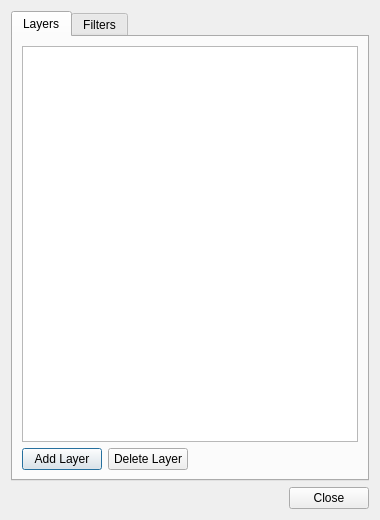
<?xml version="1.0" encoding="UTF-8"?>
<ui version="4.0">
 <class>fso::fred::dialogs::LayerManagerDialog</class>
 <widget class="QDialog" name="fso::fred::dialogs::LayerManagerDialog">
  <property name="geometry">
   <rect>
    <x>0</x>
    <y>0</y>
    <width>380</width>
    <height>520</height>
   </rect>
  </property>
  <property name="windowTitle">
   <string>Visibility Layers</string>
  </property>
  <layout class="QVBoxLayout" name="mainLayout">
   <item>
    <widget class="QTabWidget" name="tabWidget">
     <property name="currentIndex">
      <number>0</number>
     </property>
     <widget class="QWidget" name="layersTab">
      <attribute name="title">
       <string>Layers</string>
      </attribute>
      <layout class="QVBoxLayout" name="layersLayout">
       <item>
        <widget class="QListWidget" name="layerList"/>
       </item>
       <item>
        <layout class="QHBoxLayout" name="layerButtonsLayout">
         <item>
          <widget class="QPushButton" name="addLayerButton">
           <property name="text">
            <string>Add Layer</string>
           </property>
          </widget>
         </item>
         <item>
          <widget class="QPushButton" name="deleteLayerButton">
           <property name="text">
            <string>Delete Layer</string>
           </property>
          </widget>
         </item>
         <item>
          <spacer name="layerButtonsSpacer">
           <property name="orientation">
            <enum>Qt::Horizontal</enum>
           </property>
           <property name="sizeHint" stdset="0">
            <size>
             <width>40</width>
             <height>20</height>
            </size>
           </property>
          </spacer>
         </item>
        </layout>
       </item>
      </layout>
     </widget>
     <widget class="QWidget" name="filtersTab">
      <attribute name="title">
       <string>Filters</string>
      </attribute>
      <layout class="QVBoxLayout" name="filtersLayout">
       <item>
        <widget class="QGroupBox" name="objectTypesGroup">
         <property name="title">
          <string>Object Types</string>
         </property>
         <layout class="QGridLayout" name="objectTypesLayout">
          <item row="0" column="0">
           <widget class="QCheckBox" name="showShipsCheck">
            <property name="text">
             <string>Ships</string>
            </property>
           </widget>
          </item>
          <item row="1" column="0">
           <widget class="QCheckBox" name="showStartsCheck">
            <property name="text">
             <string>Player Starts</string>
            </property>
           </widget>
          </item>
          <item row="2" column="0">
           <widget class="QCheckBox" name="showWaypointsCheck">
            <property name="text">
             <string>Waypoints</string>
            </property>
           </widget>
          </item>
          <item row="0" column="1">
           <widget class="QCheckBox" name="showPropsCheck">
            <property name="text">
             <string>Props</string>
            </property>
           </widget>
          </item>
          <item row="1" column="1">
           <widget class="QCheckBox" name="showJumpNodesCheck">
            <property name="text">
             <string>Jump Nodes</string>
            </property>
           </widget>
          </item>
          <item row="2" column="0">
           <widget class="QCheckBox" name="showCoordinatePointsCheck">
            <property name="text">
             <string>Coordinate Points</string>
            </property>
           </widget>
          </item>
         </layout>
        </widget>
       </item>
       <item>
        <widget class="QGroupBox" name="iffGroup">
         <property name="title">
          <string>IFF Teams</string>
         </property>
         <layout class="QVBoxLayout" name="iffGroupLayout">
          <item>
           <widget class="QScrollArea" name="iffScrollArea">
            <property name="frameShape">
             <enum>QFrame::NoFrame</enum>
            </property>
            <property name="widgetResizable">
             <bool>true</bool>
            </property>
            <widget class="QWidget" name="iffScrollContents">
             <layout class="QVBoxLayout" name="iffLayout">
              <item>
               <spacer name="iffSpacer">
                <property name="orientation">
                 <enum>Qt::Vertical</enum>
                </property>
                <property name="sizeHint" stdset="0">
                 <size>
                  <width>20</width>
                  <height>40</height>
                 </size>
                </property>
               </spacer>
              </item>
             </layout>
            </widget>
           </widget>
          </item>
         </layout>
        </widget>
       </item>
      </layout>
     </widget>
    </widget>
   </item>
   <item>
    <widget class="QDialogButtonBox" name="buttonBox">
     <property name="orientation">
      <enum>Qt::Horizontal</enum>
     </property>
     <property name="standardButtons">
      <set>QDialogButtonBox::Close</set>
     </property>
    </widget>
   </item>
  </layout>
 </widget>
 <connections>
  <connection>
   <sender>buttonBox</sender>
   <signal>rejected()</signal>
   <receiver>fso::fred::dialogs::LayerManagerDialog</receiver>
   <slot>accept()</slot>
   <hints>
    <hint type="sourcelabel">
     <x>190</x>
     <y>380</y>
    </hint>
    <hint type="destinationlabel">
     <x>190</x>
     <y>200</y>
    </hint>
   </hints>
  </connection>
 </connections>
</ui>
